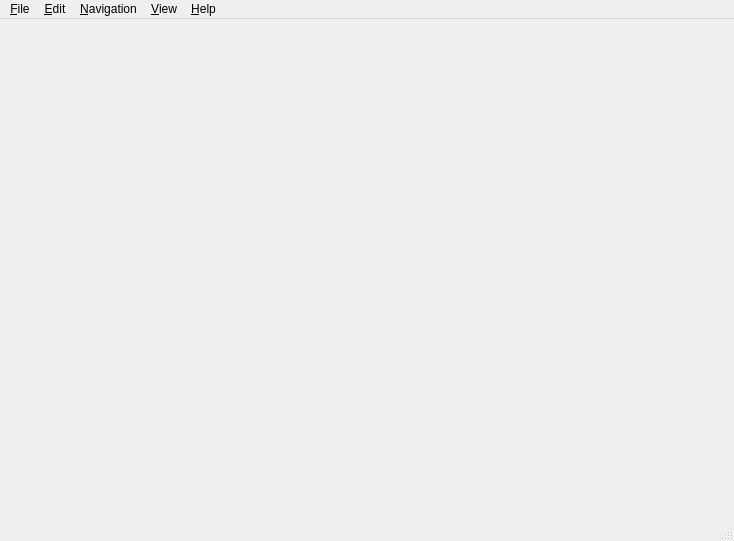
<?xml version="1.0" encoding="UTF-8"?>
<ui version="4.0">
 <class>Viewer</class>
 <widget class="QMainWindow" name="Viewer">
  <property name="geometry">
   <rect>
    <x>0</x>
    <y>0</y>
    <width>734</width>
    <height>541</height>
   </rect>
  </property>
  <property name="windowTitle">
   <string/>
  </property>
  <widget class="QWidget" name="centralwidget"/>
  <widget class="QMenuBar" name="menubar">
   <property name="geometry">
    <rect>
     <x>0</x>
     <y>0</y>
     <width>734</width>
     <height>21</height>
    </rect>
   </property>
   <widget class="QMenu" name="viewMenu">
    <property name="title">
     <string>&amp;View</string>
    </property>
    <widget class="QMenu" name="selectFrameBufferMenu">
     <property name="title">
      <string>Select &amp;Frame Buffer</string>
     </property>
     <addaction name="listOfFBOsAction"/>
     <addaction name="separator"/>
     <addaction name="showFrameBuffersAction"/>
    </widget>
    <addaction name="selectFrameBufferMenu"/>
    <addaction name="separator"/>
    <addaction name="togglePrintModeAction"/>
    <addaction name="toggleDebugModeAction"/>
    <addaction name="separator"/>
    <addaction name="toggleLogoAction"/>
    <addaction name="toggleFullScreenAction"/>
    <addaction name="specifyResolutionAction"/>
    <addaction name="separator"/>
    <addaction name="captureImageAction"/>
    <addaction name="captureImageAdvancedAction"/>
    <addaction name="captureMovieAction"/>
    <addaction name="separator"/>
    <addaction name="loadPresentationAction"/>
   </widget>
   <widget class="QMenu" name="fileMenu">
    <property name="title">
     <string>&amp;File</string>
    </property>
    <addaction name="separator"/>
    <addaction name="quitAction"/>
   </widget>
   <widget class="QMenu" name="helpMenu">
    <property name="title">
     <string>&amp;Help</string>
    </property>
    <addaction name="aboutAction"/>
   </widget>
   <widget class="QMenu" name="navigationMenu">
    <property name="title">
     <string>&amp;Navigation</string>
    </property>
    <widget class="QMenu" name="selectManipulatorMenu">
     <property name="title">
      <string>Select &amp;Manipulator</string>
     </property>
     <addaction name="treemapManipulatorAction"/>
     <addaction name="fpsManipulatorAction"/>
     <addaction name="separator"/>
     <addaction name="driveManipulatorAction"/>
     <addaction name="flightManipulatorAction"/>
     <addaction name="terrainManipulatorAction"/>
     <addaction name="trackballManipulatorAction"/>
     <addaction name="ufoManipulatorAction"/>
    </widget>
    <addaction name="selectManipulatorMenu"/>
    <addaction name="separator"/>
    <addaction name="captureCameraPathAction"/>
    <addaction name="playCameraPathAction"/>
    <addaction name="separator"/>
    <addaction name="createVantagePointAction"/>
    <addaction name="selectVantagePointAction"/>
   </widget>
   <widget class="QMenu" name="editMenu">
    <property name="title">
     <string>&amp;Edit</string>
    </property>
    <addaction name="manageConfigurationsAction"/>
    <addaction name="separator"/>
    <addaction name="specifyBenchmarkAction"/>
    <addaction name="runBenchmarksAction"/>
    <addaction name="separator"/>
    <addaction name="preferencesAction"/>
   </widget>
   <addaction name="fileMenu"/>
   <addaction name="editMenu"/>
   <addaction name="navigationMenu"/>
   <addaction name="viewMenu"/>
   <addaction name="helpMenu"/>
  </widget>
  <widget class="QStatusBar" name="statusbar"/>
  <action name="toggleDebugModeAction">
   <property name="checkable">
    <bool>true</bool>
   </property>
   <property name="enabled">
    <bool>false</bool>
   </property>
   <property name="text">
    <string>Toggle &amp;Debug Mode</string>
   </property>
   <property name="menuRole">
    <enum>QAction::ApplicationSpecificRole</enum>
   </property>
  </action>
  <action name="togglePrintModeAction">
   <property name="checkable">
    <bool>true</bool>
   </property>
   <property name="enabled">
    <bool>false</bool>
   </property>
   <property name="text">
    <string>Toggle &amp;Print Mode</string>
   </property>
   <property name="menuRole">
    <enum>QAction::ApplicationSpecificRole</enum>
   </property>
  </action>
  <action name="toggleFullScreenAction">
   <property name="enabled">
    <bool>false</bool>
   </property>
   <property name="text">
    <string>Toggle Full Screen</string>
   </property>
   <property name="menuRole">
    <enum>QAction::ApplicationSpecificRole</enum>
   </property>
  </action>
  <action name="specifyResolutionAction">
   <property name="enabled">
    <bool>false</bool>
   </property>
   <property name="text">
    <string>Specify Resolution ...</string>
   </property>
   <property name="menuRole">
    <enum>QAction::ApplicationSpecificRole</enum>
   </property>
  </action>
  <action name="captureCameraPathAction">
   <property name="enabled">
    <bool>false</bool>
   </property>
   <property name="text">
    <string>Capture Camera Path ...</string>
   </property>
   <property name="menuRole">
    <enum>QAction::ApplicationSpecificRole</enum>
   </property>
  </action>
  <action name="aboutAction">
   <property name="enabled">
    <bool>false</bool>
   </property>
   <property name="text">
    <string>About ...</string>
   </property>
   <property name="menuRole">
    <enum>QAction::AboutRole</enum>
   </property>
  </action>
  <action name="quitAction">
   <property name="enabled">
    <bool>false</bool>
   </property>
   <property name="text">
    <string>&amp;Close</string>
   </property>
   <property name="menuRole">
    <enum>QAction::QuitRole</enum>
   </property>
  </action>
  <action name="driveManipulatorAction">
   <property name="enabled">
    <bool>false</bool>
   </property>
   <property name="text">
    <string>&amp;Drive Manipulator</string>
   </property>
   <property name="menuRole">
    <enum>QAction::ApplicationSpecificRole</enum>
   </property>
  </action>
  <action name="playCameraPathAction">
   <property name="enabled">
    <bool>false</bool>
   </property>
   <property name="text">
    <string>&amp;Play Camera Path ...</string>
   </property>
   <property name="menuRole">
    <enum>QAction::ApplicationSpecificRole</enum>
   </property>
  </action>
  <action name="flightManipulatorAction">
   <property name="enabled">
    <bool>false</bool>
   </property>
   <property name="text">
    <string>&amp;Flight Manipulator</string>
   </property>
   <property name="menuRole">
    <enum>QAction::ApplicationSpecificRole</enum>
   </property>
  </action>
  <action name="terrainManipulatorAction">
   <property name="enabled">
    <bool>false</bool>
   </property>
   <property name="text">
    <string>&amp;Terrain Manipulator</string>
   </property>
   <property name="menuRole">
    <enum>QAction::ApplicationSpecificRole</enum>
   </property>
  </action>
  <action name="trackballManipulatorAction">
   <property name="enabled">
    <bool>false</bool>
   </property>
   <property name="text">
    <string>Track&amp;ball Manipulator</string>
   </property>
   <property name="menuRole">
    <enum>QAction::ApplicationSpecificRole</enum>
   </property>
  </action>
  <action name="treemapManipulatorAction">
   <property name="enabled">
    <bool>false</bool>
   </property>
   <property name="text">
    <string>3D Tree&amp;map Manipulator</string>
   </property>
   <property name="menuRole">
    <enum>QAction::ApplicationSpecificRole</enum>
   </property>
  </action>
  <action name="fpsManipulatorAction">
   <property name="enabled">
    <bool>false</bool>
   </property>
   <property name="text">
    <string>FPS Manipulator</string>
   </property>
   <property name="menuRole">
    <enum>QAction::ApplicationSpecificRole</enum>
   </property>
  </action>
  <action name="specifyBenchmarkAction">
   <property name="enabled">
    <bool>false</bool>
   </property>
   <property name="text">
    <string>&amp;Specify Benchmark ...</string>
   </property>
   <property name="menuRole">
    <enum>QAction::ApplicationSpecificRole</enum>
   </property>
  </action>
  <action name="runBenchmarksAction">
   <property name="enabled">
    <bool>false</bool>
   </property>
   <property name="text">
    <string>&amp;Run Benchmarks ...</string>
   </property>
   <property name="menuRole">
    <enum>QAction::ApplicationSpecificRole</enum>
   </property>
  </action>
  <action name="manageConfigurationsAction">
   <property name="enabled">
    <bool>false</bool>
   </property>
   <property name="text">
    <string>Manage &amp;Configurations ...</string>
   </property>
   <property name="menuRole">
    <enum>QAction::ApplicationSpecificRole</enum>
   </property>
  </action>
  <action name="preferencesAction">
   <property name="enabled">
    <bool>false</bool>
   </property>
   <property name="text">
    <string>&amp;Preferences ...</string>
   </property>
   <property name="menuRole">
    <enum>QAction::PreferencesRole</enum>
   </property>
  </action>
  <action name="listOfFBOsAction">
   <property name="enabled">
    <bool>false</bool>
   </property>
   <property name="text">
    <string>List of named FBOs</string>
   </property>
  </action>
  <action name="showFrameBuffersAction">
   <property name="enabled">
    <bool>false</bool>
   </property>
   <property name="text">
    <string>&amp;Show Frame Buffers ...</string>
   </property>
  </action>
  <action name="ufoManipulatorAction">
   <property name="enabled">
    <bool>false</bool>
   </property>
   <property name="text">
    <string>&amp;UFO Manipulator</string>
   </property>
   <property name="menuRole">
    <enum>QAction::ApplicationSpecificRole</enum>
   </property>
  </action>
  <action name="selectVantagePointAction">
   <property name="enabled">
    <bool>false</bool>
   </property>
   <property name="text">
    <string>Select V&amp;antage Point ...</string>
   </property>
   <property name="menuRole">
    <enum>QAction::ApplicationSpecificRole</enum>
   </property>
  </action>
  <action name="createVantagePointAction">
   <property name="enabled">
    <bool>false</bool>
   </property>
   <property name="text">
    <string>Create Vantage Point</string>
   </property>
   <property name="menuRole">
    <enum>QAction::ApplicationSpecificRole</enum>
   </property>
  </action>
  <action name="toggleLogoAction">
   <property name="enabled">
    <bool>false</bool>
   </property>
   <property name="text">
    <string>Toggle &amp;Logo</string>
   </property>
  </action>
  <action name="loadPresentationAction">
   <property name="enabled">
    <bool>false</bool>
   </property>
   <property name="text">
    <string>&amp;Load Presentation ...</string>
   </property>
  </action>
  <action name="captureImageAction">
   <property name="enabled">
    <bool>false</bool>
   </property>
   <property name="text">
    <string>Capture &amp;Image</string>
   </property>
  </action>
  <action name="captureImageAdvancedAction">
   <property name="enabled">
    <bool>false</bool>
   </property>
   <property name="text">
    <string>Capture &amp;Image (Advanced) ...</string>
   </property>
  </action>
  <action name="captureMovieAction">
   <property name="enabled">
    <bool>false</bool>
   </property>
   <property name="text">
    <string>Capture &amp;Movie</string>
   </property>
  </action>
 </widget>
 <resources/>
 <connections/>
</ui>
